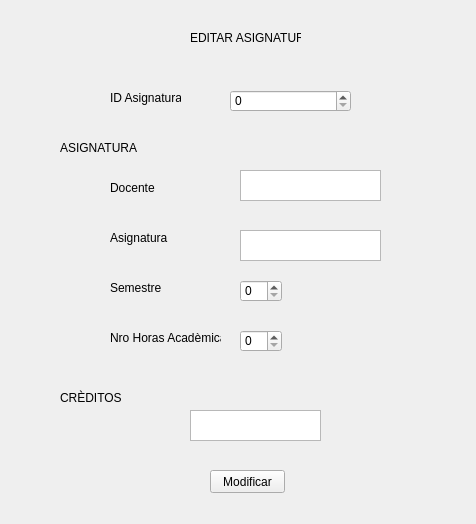
<?xml version="1.0" encoding="UTF-8"?>
<ui version="4.0">
 <class>Editar_Asignatura</class>
 <widget class="QWidget" name="Editar_Asignatura">
  <property name="geometry">
   <rect>
    <x>0</x>
    <y>0</y>
    <width>476</width>
    <height>524</height>
   </rect>
  </property>
  <property name="windowTitle">
   <string>Form</string>
  </property>
  <widget class="QLabel" name="label_11">
   <property name="geometry">
    <rect>
     <x>190</x>
     <y>30</y>
     <width>111</width>
     <height>16</height>
    </rect>
   </property>
   <property name="text">
    <string>EDITAR ASIGNATURA</string>
   </property>
  </widget>
  <widget class="QLabel" name="label_12">
   <property name="geometry">
    <rect>
     <x>110</x>
     <y>90</y>
     <width>71</width>
     <height>16</height>
    </rect>
   </property>
   <property name="text">
    <string>ID Asignatura</string>
   </property>
  </widget>
  <widget class="QSpinBox" name="spinBox_4">
   <property name="geometry">
    <rect>
     <x>230</x>
     <y>90</y>
     <width>121</width>
     <height>22</height>
    </rect>
   </property>
  </widget>
  <widget class="QLabel" name="label_5">
   <property name="geometry">
    <rect>
     <x>110</x>
     <y>180</y>
     <width>101</width>
     <height>16</height>
    </rect>
   </property>
   <property name="text">
    <string>Docente</string>
   </property>
  </widget>
  <widget class="QLabel" name="label_13">
   <property name="geometry">
    <rect>
     <x>60</x>
     <y>140</y>
     <width>111</width>
     <height>16</height>
    </rect>
   </property>
   <property name="text">
    <string>ASIGNATURA</string>
   </property>
  </widget>
  <widget class="QLabel" name="label_7">
   <property name="geometry">
    <rect>
     <x>110</x>
     <y>230</y>
     <width>61</width>
     <height>16</height>
    </rect>
   </property>
   <property name="text">
    <string>Asignatura</string>
   </property>
  </widget>
  <widget class="QLabel" name="label_8">
   <property name="geometry">
    <rect>
     <x>110</x>
     <y>280</y>
     <width>61</width>
     <height>16</height>
    </rect>
   </property>
   <property name="text">
    <string>Semestre</string>
   </property>
  </widget>
  <widget class="QLabel" name="label_14">
   <property name="geometry">
    <rect>
     <x>110</x>
     <y>330</y>
     <width>111</width>
     <height>16</height>
    </rect>
   </property>
   <property name="text">
    <string>Nro Horas Acadèmicas</string>
   </property>
  </widget>
  <widget class="QTextEdit" name="textEdit_2">
   <property name="geometry">
    <rect>
     <x>240</x>
     <y>170</y>
     <width>141</width>
     <height>31</height>
    </rect>
   </property>
  </widget>
  <widget class="QTextEdit" name="textEdit_3">
   <property name="geometry">
    <rect>
     <x>240</x>
     <y>230</y>
     <width>141</width>
     <height>31</height>
    </rect>
   </property>
  </widget>
  <widget class="QSpinBox" name="spinBox_3">
   <property name="geometry">
    <rect>
     <x>240</x>
     <y>280</y>
     <width>42</width>
     <height>22</height>
    </rect>
   </property>
  </widget>
  <widget class="QSpinBox" name="spinBox_5">
   <property name="geometry">
    <rect>
     <x>240</x>
     <y>330</y>
     <width>42</width>
     <height>22</height>
    </rect>
   </property>
  </widget>
  <widget class="QLabel" name="label_10">
   <property name="geometry">
    <rect>
     <x>60</x>
     <y>390</y>
     <width>101</width>
     <height>16</height>
    </rect>
   </property>
   <property name="text">
    <string>CRÈDITOS</string>
   </property>
  </widget>
  <widget class="QTextEdit" name="textEdit">
   <property name="geometry">
    <rect>
     <x>190</x>
     <y>410</y>
     <width>131</width>
     <height>31</height>
    </rect>
   </property>
  </widget>
  <widget class="QPushButton" name="pushButton_2">
   <property name="geometry">
    <rect>
     <x>210</x>
     <y>470</y>
     <width>75</width>
     <height>23</height>
    </rect>
   </property>
   <property name="text">
    <string>Modificar</string>
   </property>
  </widget>
 </widget>
 <resources/>
 <connections/>
</ui>
